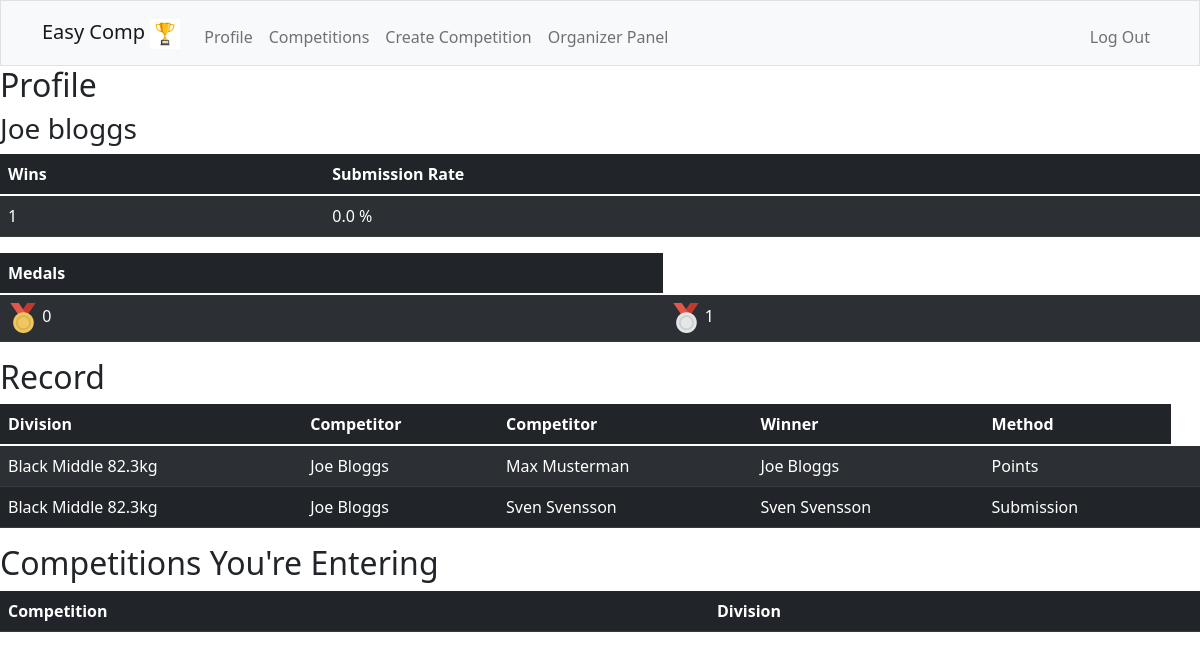
Screenshot of / (signed in) with the database file from the repository.
### tables this page shows
CREATE TABLE matchresults (
    id TEXT NOT NULL,
    comp_id INTEGER NOT NULL,
    div_id INTEGER NOT NULL,
    div_name TEXT NOT NULL,
    competitor1_name TEXT NOT NULL,
    competitor2_name TEXT NOT NULL,
    winner TEXT NOT NULL,
    method TEXT NOT NULL,
    PRIMARY KEY(id)
    FOREIGN KEY(comp_id) REFERENCES competitions(id),
    FOREIGN KEY(div_id) REFERENCES divisions(id)
);

### app.py (the view)
@app.route("/")
@login_required
def index():
    rows = db.execute("SELECT * FROM users WHERE id = ?", session["user_id"])
    firstname = rows[0]["firstname"]
    lastname = rows[0]["lastname"]
    name = firstname + " " + lastname
    rows = db.execute("SELECT DISTINCT comp_name, name FROM divisions INNER JOIN competitors on competitors.division_id = divisions.id WHERE competitor_id = ?", session["user_id"])
    entered = rows
    rows = db.execute("SELECT COUNT (*) FROM matchresults WHERE winner = ?", name)
    wins = rows[0]["COUNT (*)"]
    if wins == 0:
        submissionrate = 0
    else:
        submission = "submission"
        rows = db.execute("SELECT COUNT (*) FROM matchresults WHERE winner = ? AND method = ? ", name, submission)
        submissions = rows[0]["COUNT (*)"]
        submissionrate = (submissions / wins) * 100
    rows = db.execute("SELECT COUNT (*) FROM competitionresults WHERE gold = ?", name)
    gold = rows[0]["COUNT (*)"]
    rows = db.execute("SELECT COUNT (*) FROM competitionresults WHERE silver = ?", name)
    silver = rows[0]["COUNT (*)"]
    results = db.execute("SELECT DISTINCT id, div_name, competitor1_name, competitor2_name, winner, method FROM matchresults WHERE competitor1_name = ? OR competitor2_name = ?", name, name)
    return render_template("index.html", name=name, wins=wins, submissionrate=submissionrate, gold=gold, silver=silver, results=results, entered=entered)

### app.py (called while the page is built)
@app.after_request
def after_request(response):
    response.headers["Cache-Control"] = "no-cache, no-store, must-revalidate"
    response.headers["Expires"] = 0
    response.headers["Pragma"] = "no-cache"
    return response

### helpers.py (called while the page is built)
def login_required(f):
    @wraps(f)
    def decorated_function(*args, **kwargs):
        if session.get("user_id") is None:
            return redirect("/login")
        return f(*args, **kwargs)
    return decorated_function

### templates/index.html (shortened to what this page needs)
{% extends "layout.html" %}
{% block main %}
<div class="flex-container">
    <h2>Profile</h2>
    <h3>{{ name | capitalize }}</h3>
</div>
<div class="flex-container">
    <table class="table table-dark table-striped" aria-label="uservictories">
        <thead>
            <tr>
                <th>Wins</th>
                <th>Submission Rate</th>
            </tr>
        </thead>
        <tbody>
            <tr>
                <td>{{ wins }}</td>
                <td>{{ submissionrate }} %</td>
            </tr>
        </tbody>
    </table>
    <table class="table table-dark table-striped" aria-label="usersmedals">
        <thead>
            <tr>
                <th>Medals</th>
            </tr>
        </thead>
        <tbody>
            <tr>
                <td><img src="/static/images/gold-medal-svgrepo-com.svg" width="30" height="30" alt="gold"> {{ gold }} </td>
                <td><img src="/static/images/silver-medal-svgrepo-com.svg" width="30" height="30" alt="silver"> {{ silver }} </td>
            </tr>
        </tbody>
    </table>
</div>
<h2>Record</h2>
<table class="table table-dark table-striped" aria-label="usersrecord">
    <thead>
        <tr>
            <th>Division</th>
            <th>Competitor</th>
            <th>Competitor</th>
            <th>Winner</th>
            <th>Method</th>
        </tr>
    </thead>
    <tbody>
      {% for result in results %}
        <tr>
            <td>{{ result['div_name'] }}</td>
            <td>{{ result['competitor1_name'] }}</td>
            <td>{{ result['competitor2_name'] }}</td>
            <td>{{ result['winner'] }}</td>
            <td>{{ result['method']| capitalize  }}</td>
            <td>
          </td>
        </tr>
        {% endfor %}
    </tbody>
  </table>
<table class="table table-dark table-striped" aria-label="usersupcomingcompetitions">
    <h2>Competitions You're Entering</h2>
    <thead>
        <th>Competition</th>
        <th>Division</th>
    </thead>
</table>
{% endblock %}

### rows the page displays
matchresults: div_name "Black Middle 82.3kg", competitor1_name "Joe Bloggs", competitor2_name "Max Musterman", winner "Joe Bloggs", method "Points"
matchresults: div_name "Black Middle 82.3kg", competitor1_name "Joe Bloggs", competitor2_name "Sven Svensson", winner "Sven Svensson", method "Submission"

### other values shown
{{ name | capitalize }} "Joe bloggs"
{{ wins }} "1"
{{ submissionrate }} "0.0"
{{ gold }} "0"
{{ silver }} "1"
